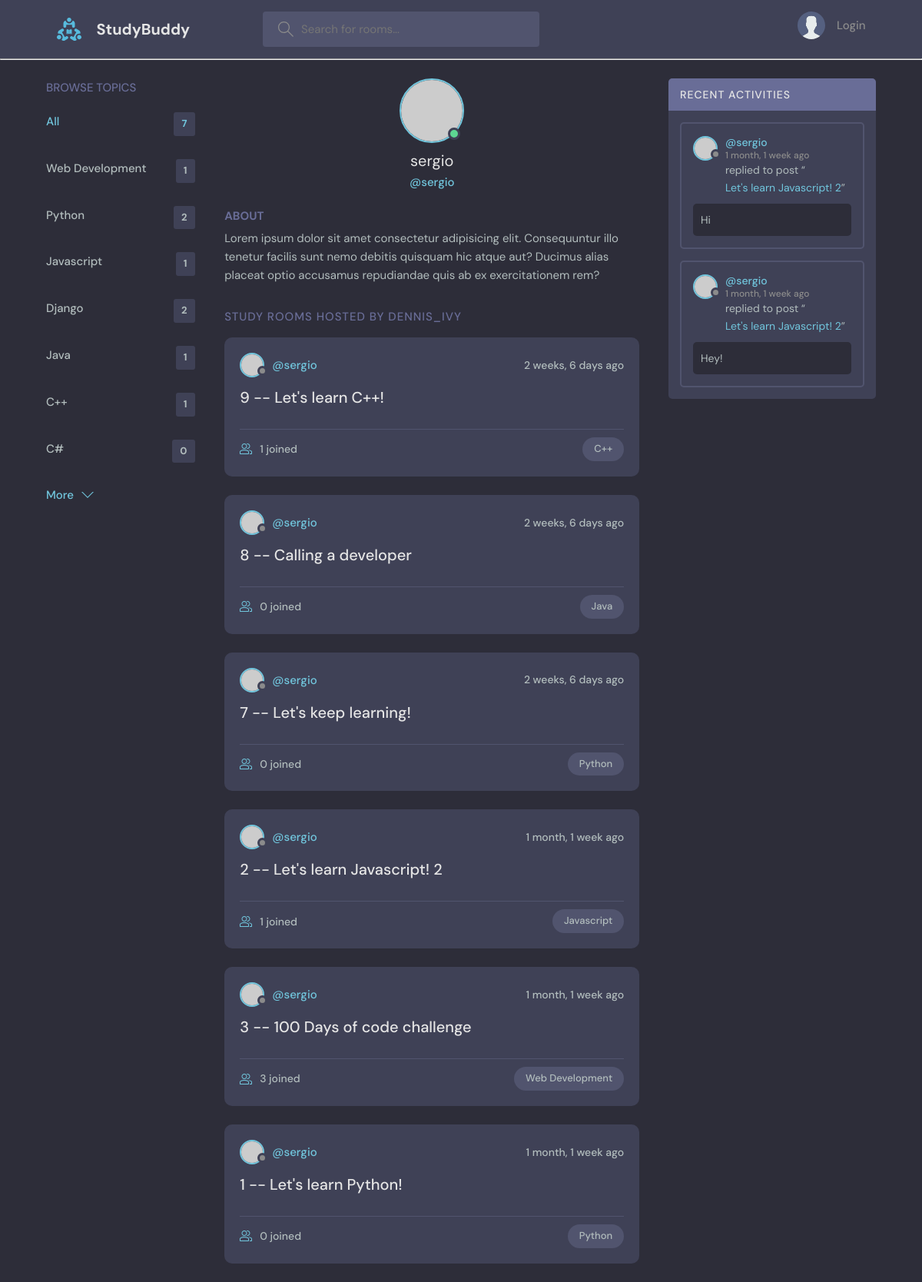
The app's page /profile/1 with its own data.
### base/models.py (models this page shows, shortened)
class Topic(models.Model):
    name = models.CharField(max_length=200)

class Room(models.Model):
    host = models.ForeignKey(User, on_delete=models.SET_NULL, null=True)
    topic = models.ForeignKey(Topic, on_delete=models.SET_NULL, null=True)
    name = models.CharField(max_length=200)
    description = models.TextField(null=True, blank=True) # Null vale per i database, blank vuol dire che anche il form submittato può essere vuoto
    participants = models.ManyToManyField(User, related_name='participants', blank=True) #Il related_name serve per l'accesso inserso. Se ho un istasnza User farò user.participants.all()
    updated = models.DateTimeField(auto_now=True) #Vuol dire che ogni volta che viene salvato si aggiorna
    created = models.DateTimeField(auto_now_add=True) #Data di quando è stata creata
    class Meta:
        ordering = ['-updated', '-created']
    def __str__(self):
        return self.name

class Message(models.Model):
    user = models.ForeignKey(User, on_delete=models.CASCADE)
    room = models.ForeignKey(Room, on_delete=models.CASCADE) # Relazione 1 to many
    body = models.TextField()
    updated = models.DateTimeField(auto_now=True)
    created = models.DateTimeField(auto_now_add=True)
    class Meta:
        ordering = ['-updated', '-created']

### base/views.py (the view)
# urls.py: path('profile/<str:pk>', views.userProfile, name="user-profile" ),
def userProfile(request, pk):
    user = User.objects.get(id=pk)
    rooms = user.room_set.all()
    room_message = user.message_set.all()
    topics = Topic.objects.all()
    context = {'user': user, 'rooms':rooms, 'room_messages': room_message, 'topics': topics}
    return render(request, 'base/profile.html', context)

### base/templates/base/profile.html (shortened to what this page needs)
{% extends 'main.html' %}
{% block content %}
  <main class="profile-page layout layout--3">
    <div class="container">
      {% include "base/topics_component.html" %}
      <div class="roomList">
        <div class="profile">
          <div class="profile__avatar">
            <div class="avatar avatar--large active">
              <img src="https://randomuser.me/api/portraits/men/11.jpg" />
            </div>
          </div>
          <div class="profile__info">
            <h3>{{user.username}}</h3>
            <p>@{{user.username}}</p>
          </div>
          <div class="profile__about">
            <h3>About</h3>
            <p>
              Lorem ipsum dolor sit amet consectetur adipisicing elit. Consequuntur illo tenetur
              facilis sunt nemo debitis quisquam hic atque aut? Ducimus alias placeat optio
              accusamus repudiandae quis ab ex exercitationem rem?
            </p>
          </div>
        </div>
        <div class="roomList__header">
          <div>
            <h2>Study Rooms Hosted by dennis_ivy</a>
            </h2>
          </div>
        </div>
        {% include "base/feed_component.html" %}
      </div>
      {% include "base/activity_component.html" %}
    </div>
  </main>
{% endblock content %}

### templates/main.html (shortened to what this page needs)
<!DOCTYPE html>
{% load static %}
<html lang="en">
  <head>
    <link rel="stylesheet" href="{% static 'styles/style.css' %}" />
  </head>
  <body>
    {% include "navbar.html" %}
    {% block content %}
    {% endblock %}
  </body>
</html>

### templates/navbar.html (shortened to what this page needs)
{% load static %}
<header class="header header--loggedIn">
    <div class="container">
      <a href="{% url 'home' %}" class="header__logo">
        <img src="{% static "images/logo.svg" %}" />
        <h1>StudyBuddy</h1>
      </a>
      <form class="header__search" method="GET" action="{% url 'home' %}">
        <label>
          <input name="q" type="text" placeholder="Search for rooms..." />
        </label>
      </form>
      <nav class="header__menu">
        {% if request.user.is_authenticated %}
        <div class="header__user">
          <a href="{% url 'user-profile' request.user.id %}">
            <div class="avatar avatar--medium active">
              <img src="https://randomuser.me/api/portraits/men/37.jpg" />
            </div>
            <p>{{request.user.username}} <span>@{{request.user.username}}</span></p>
          </a>
          <button class="dropdown-button">
            <svg version="1.1" xmlns="http://www.w3.org/2000/svg" width="32" height="32" viewBox="0 0 32 32">
              <title>chevron-down</title>
              <path d="M16 21l-13-13h-3l16 16 16-16h-3l-13 13z"></path>
            </svg>
          </button>
        </div>
        {% else %}
        <a href="{% url 'login' %}">
            <img src="{% static 'images/avatar.svg' %}">
            <p>Login</p>
        </a>
        {% endif %}
      </nav>
    </div>
  </header>
<hr>

### base/templates/base/topics_component.html
<div class="topics">
    <div class="topics__header">
      <h2>Browse Topics</h2>
    </div>
    <ul class="topics__list">
      <li>
        <a href="{% url 'home' %}" class="active">All <span>{{topics.count}}</span></a>
      </li>
      {% for topic in topics  %}
      <li>
        <a href="{% url 'home' %}?q={{topic.name}}">{{topic.name}} <span>{{topic.room_set.all.count}}</span></a>
      </li>
      {% endfor %}
    </ul>
    <a class="btn btn--link" href="{% url 'topics' %}">
      More
      <svg version="1.1" xmlns="http://www.w3.org/2000/svg" width="32" height="32" viewBox="0 0 32 32">
        <title>chevron-down</title>
        <path d="M16 21l-13-13h-3l16 16 16-16h-3l-13 13z"></path>
      </svg>
    </a>
  </div>

### base/templates/base/feed_component.html (shortened to what this page needs)
{% for room in rooms  %}
<div class="roomListRoom">
    <div class="roomListRoom__header">
      <a href="{% url 'user-profile' room.host.id %}" class="roomListRoom__author">
        <div class="avatar avatar--small">
          <img src="https://randomuser.me/api/portraits/women/11.jpg" />
        </div>
        <span>@{{room.host.username}}</span>
      </a>
      <div class="roomListRoom__actions">
        <span>{{room.created | timesince}} ago</span>
      </div>
    </div>
    <div class="roomListRoom__content">
      <a href="{% url 'room' room.id %}">{{room.id}} -- {{room.name}}</a>
    </div>
    <div class="roomListRoom__meta">
      <a href="{% url 'room' room.id %}" class="roomListRoom__joined">
        {{room.participants.all.count}} joined
      </a>
      <p class="roomListRoom__topic">{{room.topic.name}}</p>
    </div>
  </div>
  {% endfor %}

### base/templates/base/activity_component.html (shortened to what this page needs)
<div class="activities">
    <div class="activities__header">
      <h2>Recent Activities</h2>
    </div>
    {% for message in room_messages %}
    <div class="activities__box">
      <div class="activities__boxHeader roomListRoom__header">
        <a href="{% url 'user-profile' message.user.id %}" class="roomListRoom__author">
          <div class="avatar avatar--small">
            <img src="https://randomuser.me/api/portraits/women/11.jpg" />
          </div>
          <p>
            @{{message.user}}
            <span>{{message.created|timesince}} ago</span>
          </p>
        </a>
      </div>
      <div class="activities__boxContent">
        <p>replied to post “<a href="{% url 'room' message.room.id %}">{{message.room}}</a>”</p>
        <div class="activities__boxRoomContent">
            {{message.body}}
        </div>
      </div>
    </div>
    {% endfor %}
  </div>

### records on screen
Topic: name "Web Development", room_set.all.count "1"
Topic: name "Python", room_set.all.count "2"
Topic: name "Javascript", room_set.all.count "1"
Topic: name "Django", room_set.all.count "2"
Topic: name "Java", room_set.all.count "1"
Topic: name "C++", room_set.all.count "1"
Topic: name "C#", room_set.all.count "0"
Room: host.username "sergio", created "2 weeks, 6 days", id "9", name "Let's learn C++!", participants.all.count "1", topic.name "C++"
Room: host.username "sergio", created "2 weeks, 6 days", id "8", name "Calling a developer", participants.all.count "0", topic.name "Java"
Room: host.username "sergio", created "2 weeks, 6 days", id "7", name "Let's keep learning!", participants.all.count "0", topic.name "Python"
Room: host.username "sergio", created "1 month, 1 week", id "2", name "Let's learn Javascript! 2", participants.all.count "1", topic.name "Javascript"
Room: host.username "sergio", created "1 month, 1 week", id "3", name "100 Days of code challenge", participants.all.count "3", topic.name "Web Development"
Room: host.username "sergio", created "1 month, 1 week", id "1", name "Let's learn Python!", participants.all.count "0", topic.name "Python"
Message: user "sergio", created "1 month, 1 week", room "Let's learn Javascript! 2", body "Hi"
Message: user "sergio", created "1 month, 1 week", room "Let's learn Javascript! 2", body "Hey!"

### other values on screen
{{ topics.count }} "7"
{{ user.username }} "sergio"
